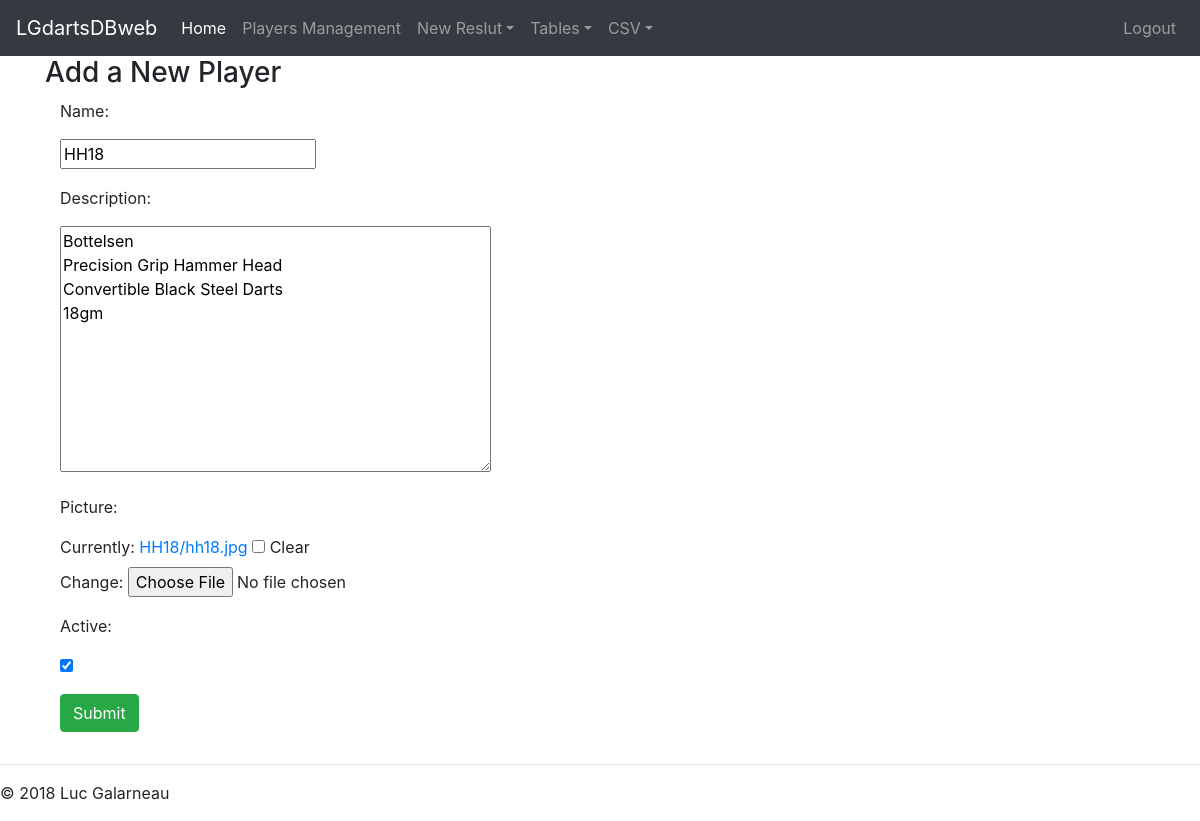
The app's page /PlayersManagement/player/HH18/change/ (signed in) with its own data.
### PlayersManagement/models.py (models this page shows, shortened)
class Player(models.Model):
    name        = models.CharField(max_length=10, unique=True)
    description = models.TextField(blank=True)
    picture     = models.ImageField( upload_to = upload_location,
                              null=True,
                              blank=True)
    timestamp   = models.DateTimeField(auto_now_add=True, auto_now=False)
    updated     = models.DateTimeField(auto_now_add=False, auto_now=True)
    active      = models.BooleanField(default=True)

### PlayersManagement/views.py (the view)
# urls.py: path('player/<name>/change/',login_required(views.PlayerUpdate.as_view()), name = "UpdatePlayer"),
class PlayerUpdate(UpdateView):
    model = Player
    fields = ['name', 'description', 'picture', 'active']
    def get_object(self):
        object = get_object_or_404(Player, name=self.kwargs['name'])
        return object

### PlayersManagement/templates/PlayersManagement/player_form.html (shortened to what this page needs)
{% extends 'base.html' %}
{% block content %}
        <div class="row">
        <div class="col-sm-12 col-md-7">
            <div class="panel panel-default">
                <div class="panel-body">
                    <h3>Add a New Player</h3>
                    <form class="form-horizontal" role="form" action="" method="post" enctype="multipart/form-data">
                        {% include 'PlayersManagement/form_template.html' %}
                        <div class="form-group">
                            <div class="col-sm-offset-2 col-sm-10">
                                <button type="submit" class="btn btn-success">Submit</button>
                            </div>
                        </div>
                    </form>
                </div>
            </div>
        </div>
    </div>
{% endblock %}

### PlayersManagement/templates/PlayersManagement/form_template.html (shortened to what this page needs)
{% for field in form %}
    <div class="form-group">
        <div class="col-sm-offset-2 col-sm-10">
        </div>
        <label class="control-label col-sm-2" for="song_title">{{ field.label_tag }}</label>
        <div class="col-sm-10">{{ field }}</div>
    </div>
{% endfor %}

### records on screen
Player: form "HH18" "Bottelsen Precision Grip Hammer Head Convertible Black Steel Darts 18gm" "☑"

### other values on screen
{{ field.label_tag }} "Name:" "Description:" "Picture:" "Active:"
